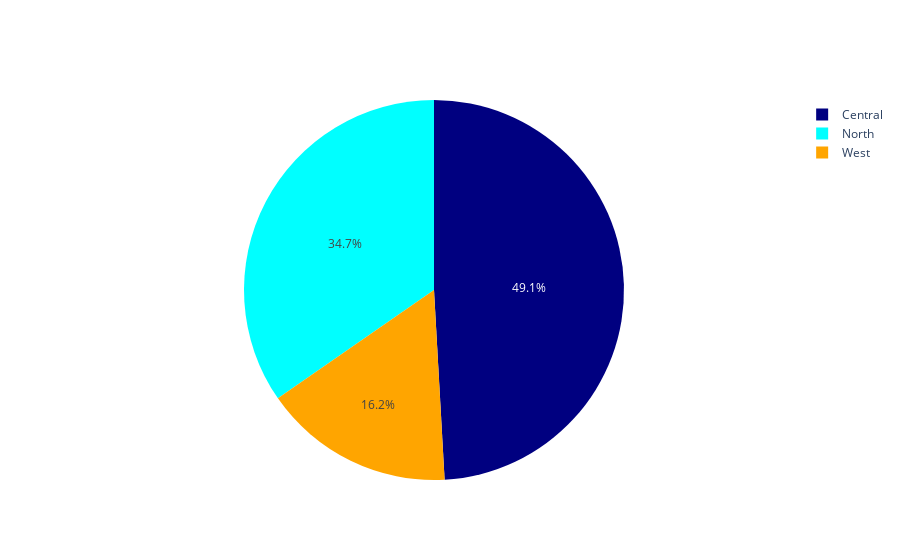

Source (notebook cell):
### Markdown cell above
## 8. Percentage sales by category

### Code cell
warehouse = sales.groupby('warehouse')['total'].sum()
trace = go.Pie(
    labels=warehouse.index,
    values=warehouse.values,
    marker=dict(colors=['navy', 'cyan', 'orange', 'lightgrey'])
)
fig = go.Figure(data=[trace])
po.iplot(fig)

### Figure 1 — Plotly figure (JSON) as saved in the notebook; plotly's stock layout.template omitted (floating-point values rounded to 4 significant figures)
{"data": [{"labels": ["Central", "North", "West"], "marker": {"colors": ["navy", "cyan", "orange", "lightgrey"]}, "type": "pie", "values": [142000.0, 100200.0, 46930.0]}], "layout": {}}
